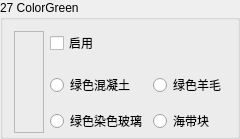
                 <widget class="QGroupBox" name="Base27">
                  <property name="sizePolicy">
                   <sizepolicy hsizetype="Expanding" vsizetype="Minimum">
                    <horstretch>0</horstretch>
                    <verstretch>0</verstretch>
                   </sizepolicy>
                  </property>
                  <property name="minimumSize">
                   <size>
                    <width>130</width>
                    <height>0</height>
                   </size>
                  </property>
                  <property name="maximumSize">
                   <size>
                    <width>16777215</width>
                    <height>16777215</height>
                   </size>
                  </property>
                  <property name="autoFillBackground">
                   <bool>true</bool>
                  </property>
                  <property name="title">
                   <string>27 ColorGreen</string>
                  </property>
                  <property name="flat">
                   <bool>false</bool>
                  </property>
                  <layout class="QGridLayout" name="gridLayout_52">
                   <property name="bottomMargin">
                    <number>3</number>
                   </property>
                   <item row="0" column="1">
                    <widget class="QCheckBox" name="Enable27">
                     <property name="sizePolicy">
                      <sizepolicy hsizetype="Expanding" vsizetype="Fixed">
                       <horstretch>0</horstretch>
                       <verstretch>0</verstretch>
                      </sizepolicy>
                     </property>
                     <property name="text">
                      <string>启用</string>
                     </property>
                    </widget>
                   </item>
                   <item row="0" column="2">
                    <spacer name="horizontalSpacer_41">
                     <property name="orientation">
                      <enum>Qt::Horizontal</enum>
                     </property>
                     <property name="sizeHint" stdset="0">
                      <size>
                       <width>40</width>
                       <height>20</height>
                      </size>
                     </property>
                    </spacer>
                   </item>
                   <item row="0" column="0" rowspan="6">
                    <widget class="QLabel" name="Color27">
                     <property name="minimumSize">
                      <size>
                       <width>30</width>
                       <height>0</height>
                      </size>
                     </property>
                     <property name="font">
                      <font>
                       <family>微软雅黑</family>
                       <pointsize>9</pointsize>
                      </font>
                     </property>
                     <property name="frameShape">
                      <enum>QFrame::StyledPanel</enum>
                     </property>
                     <property name="text">
                      <string/>
                     </property>
                    </widget>
                   </item>
                   <item row="5" column="2">
                    <widget class="QRadioButton" name="is27KelpBlock">
                     <property name="text">
                      <string>海带块</string>
                     </property>
                     <property name="icon">
                      <iconset resource="BlockTextures.qrc">
                       <normaloff>:/new/Textures/Slope/block/dried_kelp_top.png</normaloff>:/new/Textures/Slope/block/dried_kelp_top.png</iconset>
                     </property>
                    </widget>
                   </item>
                   <item row="3" column="1">
                    <widget class="QRadioButton" name="is27Concrete">
                     <property name="text">
                      <string>绿色混凝土</string>
                     </property>
                     <property name="icon">
                      <iconset resource="BlockTextures.qrc">
                       <normaloff>:/new/Textures/Slope/block/green_concrete.png</normaloff>:/new/Textures/Slope/block/green_concrete.png</iconset>
                     </property>
                    </widget>
                   </item>
                   <item row="3" column="2">
                    <widget class="QRadioButton" name="is27Wool">
                     <property name="text">
                      <string>绿色羊毛</string>
                     </property>
                     <property name="icon">
                      <iconset resource="BlockTextures.qrc">
                       <normaloff>:/new/Textures/Slope/block/green_wool.png</normaloff>:/new/Textures/Slope/block/green_wool.png</iconset>
                     </property>
                    </widget>
                   </item>
                   <item row="5" column="1">
                    <widget class="QRadioButton" name="is27StainedGlass">
                     <property name="text">
                      <string>绿色染色玻璃</string>
                     </property>
                     <property name="icon">
                      <iconset resource="BlockTextures.qrc">
                       <normaloff>:/new/Textures/Slope/block/green_stained_glass.png</normaloff>:/new/Textures/Slope/block/green_stained_glass.png</iconset>
                     </property>
                    </widget>
                   </item>
                  </layout>
                 </widget>
